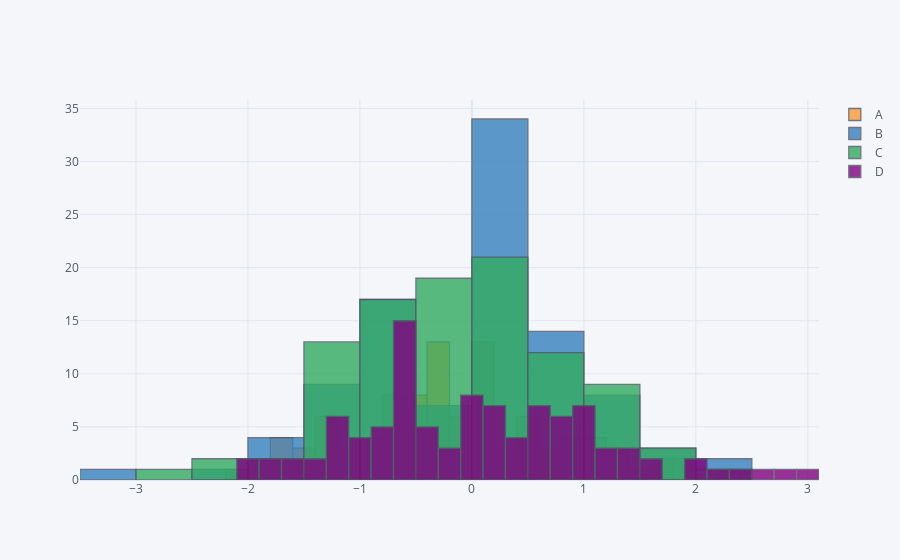

Notebook code cell kept with this figure:
### Code cell
df.iplot(kind = 'hist',bins = 25)
